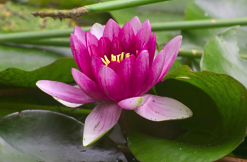

Write the Python code that produced this figure.
""" Example of grow-cut segmentation """

from matplotlib import pyplot as plt

image = plt.imread('./examples/flower.png')

plt.imshow(image)

plt.show()
